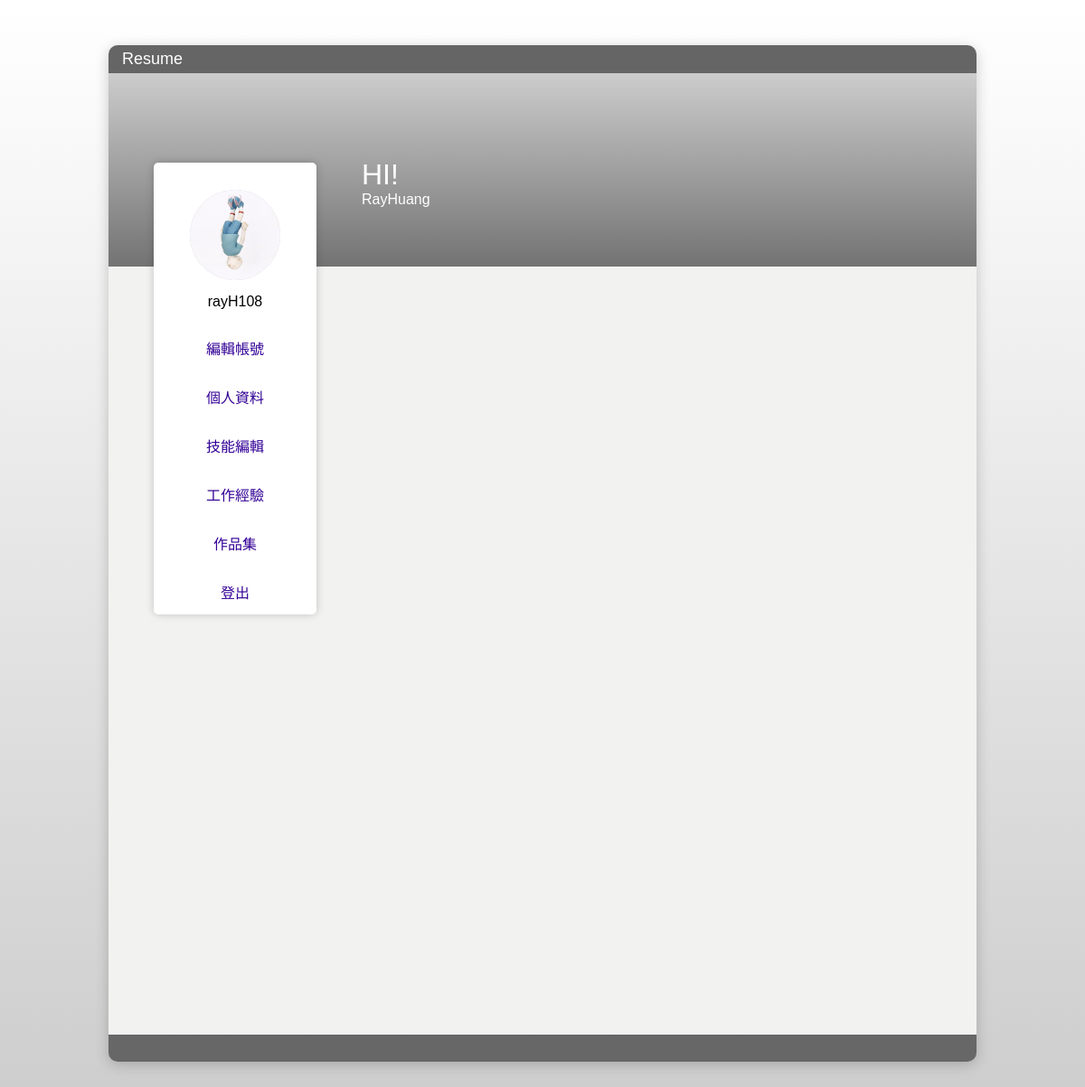
Page /member_center.php (signed in) on the committed database.
### tables this page shows
CREATE TABLE `ray_photo` (
  `id` int(10) UNSIGNED NOT NULL COMMENT '流水號',
  `name` varchar(168) NOT NULL COMMENT '原始檔名',
  `type` varchar(64) NOT NULL COMMENT '檔案類型',
  `path` varchar(168) NOT NULL COMMENT '檔案路徑',
  `create_time` timestamp NOT NULL DEFAULT current_timestamp() COMMENT '產生時間',
  `update_time` timestamp NOT NULL DEFAULT current_timestamp() COMMENT '更新時間',
  `see` tinyint(1) NOT NULL DEFAULT 1 COMMENT '使用與否',
  `note` varchar(168) NOT NULL COMMENT '說明',
  `thmb` varchar(168) NOT NULL
);

CREATE TABLE `user` (
  `id` int(10) NOT NULL COMMENT '主鍵',
  `acc` varchar(20) NOT NULL COMMENT '帳號',
  `pw` varchar(20) NOT NULL COMMENT '密碼',
  `name` varchar(20) NOT NULL COMMENT '姓名',
  `addr` varchar(100) NOT NULL COMMENT '地址',
  `tel` mediumtext NOT NULL COMMENT '電話',
  `birthday` date NOT NULL COMMENT '生日',
  `email` varchar(32) NOT NULL COMMENT '電子郵件'
);

### base.php (called while the page is built, shortened)
<?php
$dsn="mysql:host=localhost;charset=utf8;dbname=myresume";
$pdo=new PDO($dsn,'root','1114');
function all3($table){
    global $pdo;
    $sql="select * from $table ";
    return $pdo->query($sql)->fetch(PDO::FETCH_ASSOC);
}
?>

### member_center.php (the view, shortened to what this page needs)
<?php
  include_once "base.php";
?>
<!DOCTYPE html>
<html lang="en">
<head>
</head>
<body>
  <div class="main">
    <?php
      $sql="select * from user where id='".$_SESSION['id']."'";
      $user=$pdo->query($sql)->fetch(PDO::FETCH_ASSOC);
    ?>
    <div class="top">
        <div class="nav">
        <a class="textResume">Resume</a>
        </div>
        <div id="topShadow"></div>
    </div>
    <div class="content">
        <div class="left">
        <div id="pic">
        <?php
          $Prows=all3("Ray_photo");
        ?>
          <div class='RayP' id="<? echo $Prows['id']?>">
					  <img src="<?echo $Prows['path']?>">
				  </div>
        </div>
        <a style="color:black;"><?=$user['acc'];?></a>
        <a href="#" onclick="loadpage('edit_member_center.php')">編輯帳號</a>
        <a id="myData" href="#" onclick="loadpage('edit.php')">個人資料</a>
        <a id="skill" href="#" onclick="loadpage('skills.php')">技能編輯</a>
        <a id="workExperience" href="#" onclick="loadpage('workexperience.php')">工作經驗</a>
        <a id="workExperience" href="#" onclick="loadpage('manage.php')">作品集</a>
        <div class="logout"><a href="logout.php">登出</a></div>
        </div>
        <div class="right">
          <div>
            <div class="wellcome">HI!</div>
            <div class="top_name"><?=$user['name']?></div>
          </div>
          <div class="rightContent">
          </div>
        </div>
    </div>
    <div class="footer">
    </div>
    </div>
</body>
</html>

### member_center.php (style rules this page uses)
* { box-sizing:border-box; margin:0; padding:0; font-family:"Microsoft JhengHei",Arial, Helvetica, sans-serif; list-style-type:none; text-decoration: none; }
.nav { position: relative; z-index: 1; background: rgba(0,0,0,0.5); color: white; font-size: 1em; border-radius:10px 10px 0 0; }
.left a { display: inline-block; padding: 15px 20px; color:rgb(50,0,150); }
.content { width:100%; height: 100vh; }
body { background-image: linear-gradient(180deg, rgb(255, 255, 255), #ccc); background-size:contain; height: 150vh; font-family: "Microsoft-JhengHei"; }
.top { width: 100%; height: 245px; background: #ccc; border-radius:10px 10px 0 0; }
.top_name { color: white; }
.content { width: 100%; height: 850px; background:#f2f2f1; position: relative; }
.main { box-shadow: 0px 3px 15px rgba(0,0,0,0.2); width: 960px; margin: 0 auto; border-radius:10px 10px 10px 10px; margin-top: 50px; }
.nav { position: relative; z-index: 1; background: rgba(0,0,0,0.5); color: white; padding: 5px ; font-size: 1em; border-radius:10px 10px 0 0; }
.textResume { padding: 10px 10px 10px 10px; font-size: 18px; }
.left { background: white; width: 180px; height: 500px; position: relative; z-index: 1; top: -115px; left: 50px; box-shadow: 0px 0px 10px rgba(0,0,0,0.2); border-radius:5px ; text-align: center; padding-top: 30px; }
.right { width: 600px; height: 100px; position: relative; z-index: 1; top: -620px; left: 280px; }
.rightContent { width: 635px; height: 600px; padding-top: 85px; }
.footer { position: relative; z-index: 1; width: 100%; height: 30px; background: rgba(0,0,0,0.5); border-radius:0 0 10px 10px; }
.wellcome { font-size: 2em; color: white; }
#pic { width: 100px; height: 100px; background:#ccc; border-radius:50px; margin:auto; overflow: hidden; }
#topShadow { background: linear-gradient(180deg, rgba(250, 250, 250,0), rgba(0, 0, 0, 0.5)); width: 100%; height: 100%; }
.logout { padding-top:0px; }
.RayP img { width: 100px; height: 100px; }

### rows in the picture
ray_photo: path (picture)
user: acc "rayH108", name "RayHuang"
